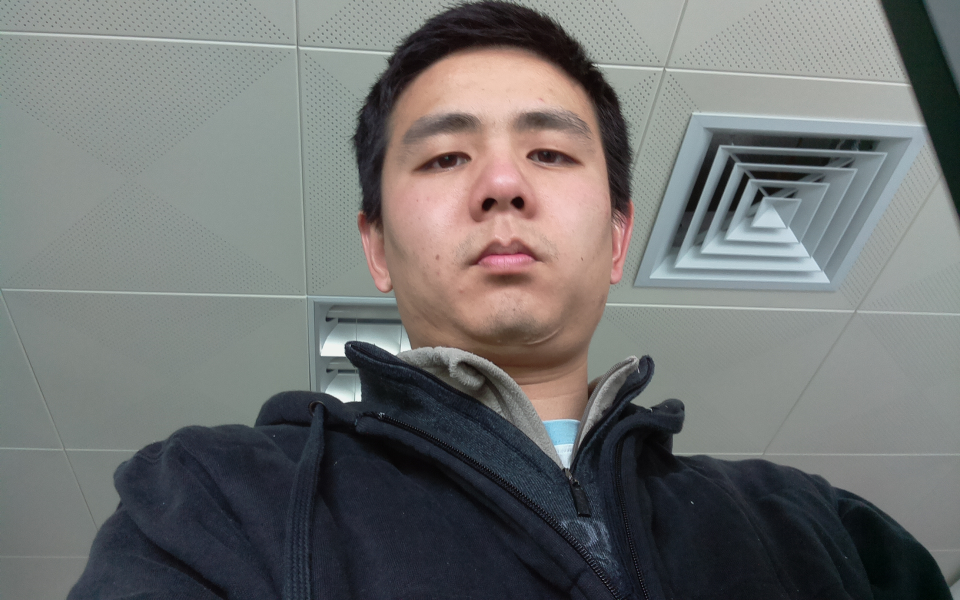
#> input picture test/test.jpg, 1920 x 1200 px (shown at 1/2 size)
$ python test.py   (Python 2 division)
#> lines starting #> are read from the running program, lines starting #| are printed output that depends on the picture
### pc/ascii/aalib.py
# encoding=UTF-8

# Copyright © 2009-2013 Jakub Wilk <jwilk@jwilk.net>
#
# Permission is hereby granted, free of charge, to any person obtaining a copy
# of this software and associated documentation files (the “Software”), to deal
# in the Software without restriction, including without limitation the rights
# to use, copy, modify, merge, publish, distribute, sublicense, and/or sell
# copies of the Software, and to permit persons to whom the Software is
# furnished to do so, subject to the following conditions:
#
# The above copyright notice and this permission notice shall be included in
# all copies or substantial portions of the Software.
#
# THE SOFTWARE IS PROVIDED “AS IS”, WITHOUT WARRANTY OF ANY KIND, EXPRESS OR
# IMPLIED, INCLUDING BUT NOT LIMITED TO THE WARRANTIES OF MERCHANTABILITY,
# FITNESS FOR A PARTICULAR PURPOSE AND NONINFRINGEMENT. IN NO EVENT SHALL THE
# AUTHORS OR COPYRIGHT HOLDERS BE LIABLE FOR ANY CLAIM, DAMAGES OR OTHER
# LIABILITY, WHETHER IN AN ACTION OF CONTRACT, TORT OR OTHERWISE, ARISING FROM,
# OUT OF OR IN CONNECTION WITH THE SOFTWARE OR THE USE OR OTHER DEALINGS IN THE
# SOFTWARE.

'''
interface to AAlib, an ASCII art library
'''

import ctypes
from ctypes.util import find_library

#libaa = ctypes.CDLL('libaa.so.1')
## load aalib on different platform
for name in ['aa', 'libaa']: # 'aa' on Linux, 'libaa' on Mac OSX
    libaa_path = find_library(name)
    if libaa_path:
        break
libaa = ctypes.CDLL(libaa_path)
### modified by terryoy

class Font(ctypes.Structure):
    pass

FontPtr = ctypes.POINTER(Font)

class Structure(ctypes.Structure):
    def clone(self):
        clone = type(self)()
        ctypes.pointer(clone)[0] = self
        return clone

class HardwareSettings(Structure):
    _pack_ = 4
    _fields_ = [
        ('font', FontPtr),
        ('options', ctypes.c_int),
        ('min_width', ctypes.c_int),
        ('min_height', ctypes.c_int),
        ('max_width', ctypes.c_int),
        ('max_height', ctypes.c_int),
        ('recommended_width', ctypes.c_int),
        ('recommended_height', ctypes.c_int),
        ('physical_width', ctypes.c_int),
        ('physical_height', ctypes.c_int),
        ('width', ctypes.c_int),
        ('height', ctypes.c_int),
        ('dim_value', ctypes.c_double),
        ('bold_value', ctypes.c_double),
    ]

HardwareSettingsPtr = ctypes.POINTER(HardwareSettings)

OPTION_NORMAL_MASK = 1
OPTION_DIM_MASK = 2
OPTION_BRIGHT_MASK = 4
OPTION_BOLD_MASK = 8
OPTION_REVERSE_MASK = 16
OPTION_ALL_MASKS = 128
OPTION_8BITS = 256

ATTRIBUTE_NORMAL = 0
ATTRIBUTE_DIM = 1
ATTRIBUTE_BRIGHT = 2
ATTRIBUTE_BOLD = 3
ATTRIBUTE_REVERSE = 4

DEFAULT_HARDWARE_SETTINGS = HardwareSettings.in_dll(libaa, 'aa_defparams')

class RenderSettings(Structure):
    _pack_ = 4
    _fields_ = [
        ('brightness', ctypes.c_int),
        ('contrast', ctypes.c_int),
        ('gamma', ctypes.c_float),
        ('dithering_mode', ctypes.c_int),
        ('inversion', ctypes.c_int),
        ('random', ctypes.c_int),
    ]

RenderSettingsPtr = ctypes.POINTER(RenderSettings)

DEFAULT_RENDER_SETTINGS = RenderSettings.in_dll(libaa, 'aa_defrenderparams')

DITHER_NONE = 0
DITHER_ERROR_DISTRIBUTION = 1
DITHER_FLOYD_STEINBERG = 2

class Driver(Structure):
    pass

DriverPtr = ctypes.POINTER(Driver)

class Context(Structure):
    pass

ContextPtr = ctypes.POINTER(Context)

aa_init = libaa.aa_init
aa_init.argtypes = [DriverPtr, HardwareSettingsPtr, ctypes.c_void_p]
aa_init.restype = ContextPtr

aa_close = libaa.aa_close
aa_close.argtypes = [ContextPtr]

aa_image = libaa.aa_image
aa_image.argtypes = [ContextPtr]
aa_image.restype = ctypes.POINTER(ctypes.c_ubyte)

aa_text = libaa.aa_text
aa_text.argtypes = [ContextPtr]
aa_text.restype = ctypes.POINTER(ctypes.c_ubyte)

aa_attrs = libaa.aa_attrs
aa_attrs.argtypes = [ContextPtr]
aa_attrs.restype = ctypes.POINTER(ctypes.c_ubyte)

aa_imgwidth = libaa.aa_imgwidth
aa_imgwidth.argtypes = [ContextPtr]
aa_imgwidth.restype = ctypes.c_int

aa_imgheight = libaa.aa_imgheight
aa_imgheight.argtypes = [ContextPtr]
aa_imgheight.restype = ctypes.c_int

aa_scrwidth = libaa.aa_scrwidth
aa_scrwidth.argtypes = [ContextPtr]
aa_scrwidth.restype = ctypes.c_int

aa_scrheight = libaa.aa_scrheight
aa_scrheight.argtypes = [ContextPtr]
aa_scrheight.restype = ctypes.c_int

aa_render = libaa.aa_render
aa_render.argtypes = [ContextPtr, RenderSettingsPtr] + 4 * [ctypes.c_int]

aa_mem_d = Driver.in_dll(libaa, 'mem_d')

class ScreenInitializationFailed(Exception):
    pass

class NoImageBuffer(Exception):
    pass

class Screen(object):

    def _get_default_settings(self):
        return DEFAULT_HARDWARE_SETTINGS.clone()

    def __init__(self, **kwargs):
        '''Initialize the virtual screen.

        Possible keyword arguments:
        - `font`,
        - `options`,
        - `min_width`, `min_height` (in pixels),
        - `max_width`, `max_height` (in pixels),
        - `recommended_width`, `recommended_height` (in pixels),
        - `width`, `height` (in pixels),
        - `physical_width`, `physical_height` (in mm),
        - `dim_value`,
        - `bold_value`.
        '''
        settings = self._get_default_settings()
        for k, v in kwargs.iteritems():
            setattr(settings, k, v)
        context = self._context = aa_init(ctypes.pointer(aa_mem_d), ctypes.pointer(settings), None)
        if context is None:
            raise ScreenInitializationFailed
        self._render_width = aa_scrwidth(context)
        self._render_height = aa_scrheight(context)
        self._virtual_width = aa_imgwidth(context)
        self._virtual_height = aa_imgheight(context)
        self._framebuffer = aa_image(context)

    # [32 lines left out: functions close, render_width, render_height, render_size, virtual_width, virtual_height, not called in this run]

    @property
    def virtual_size(self):
        '''Size of the virtual screen, in pixels.'''
        return self._virtual_width, self._virtual_height

    # [4 lines left out: function __setitem__, not called in this run]

    def put_image(self, xy, image):
        virtual_width = self._virtual_width
        virtual_height = self._virtual_height
        (x0, y0) = xy
        (image_width, image_height) = image.size
        for y in xrange(max(y0, 0), min(y0 + image_height, virtual_height)):
            p = y * virtual_width
            for x in xrange(max(x0, 0), min(x0 + image_width, virtual_width)):
                self._framebuffer[p + x] = image.getpixel((x - x0, y - y0))

    # [4 lines left out: function __getitem__, not called in this run]

    def render(self, **kwargs):
        '''Render the image.

        Possible keyword arguments:
        - `brightness`,
        - `contrast`,
        - `gamma`,
        - `dithering_mode` (see `DITHER_*` constants),
        - `inversion`,
        - `random`.
        '''
        settings = DEFAULT_RENDER_SETTINGS.clone()
        for k, v in kwargs.iteritems():
            setattr(settings, k, v)
        context = self._context
        buffer = aa_image(context)
        if buffer is None:
            raise NoImageBuffer
        width, height = self._render_width, self._render_height
        aa_render(context, settings, 0, 0, width, height)
        text = aa_text(context)
        attrs = aa_attrs(context)
        return [
            [
                (chr(text[y * width + x]), attrs[y * width + x])
                for x in xrange(width)
            ]
            for y in xrange(height)
        ]

    def __del__(self):
        self.close()

class AsciiScreen(Screen):

    '''Pure ASCII screen.'''

    _formats = {ATTRIBUTE_NORMAL: '%s'}

    def _get_default_settings(self):
        settings = Screen._get_default_settings(self)
        settings.options = OPTION_NORMAL_MASK
        return settings

    def render(self, **kwargs):
        raw = Screen.render(self, **kwargs)
        return '\n'.join(
            ''.join(self._formats[attr] % ch for (ch, attr) in line)
            for line in raw
        )
    render.__doc__ = Screen.render.__doc__

class AnsiScreen(AsciiScreen):

    '''Screen that uses ANSI escape sequences.'''

    _formats = {
        ATTRIBUTE_NORMAL: '%s',
        ATTRIBUTE_BRIGHT: '\x1b[1m%s\x1b[0m',
    }

    # [4 lines left out: function _get_default_settings, not called in this run]

class LinuxScreen(AsciiScreen):

    '''Screen that uses Linux console escape sequences.'''

    _formats = {
        ATTRIBUTE_NORMAL: '%s',
        ATTRIBUTE_BOLD: '\x1b[1m%s\x1b[0m',
        ATTRIBUTE_DIM: '\x1b[30;1m%s\x1b[0m',
        ATTRIBUTE_REVERSE: '\x1b[7m%s\x1b[0m',
    }

    # [4 lines left out: function _get_default_settings, not called in this run]

__all__ = (
    'AsciiScreen', 'AnsiScreen', 'LinuxScreen', 'ScreenInitializationFailed',
    'DITHER_NONE', 'DITHER_ERROR_DISTRIBUTION', 'DITHER_FLOYD_STEINBERG',
)

# vim:ts=4 sw=4 et

### test/test.py
import aalib
import Image

# parameters optimized to a specific screen
res = {'width':120, 'height':40}
origin = (30, 0)

screen = aalib.AsciiScreen(width=res['width'], height=res['height'])
image = Image.open('test.jpg').convert('L').resize(screen.virtual_size)
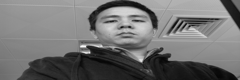
#> image: PIL image 240x80 L; min 6, max 250, mean 113.3
screen.put_image(origin, image)
print screen.render()
